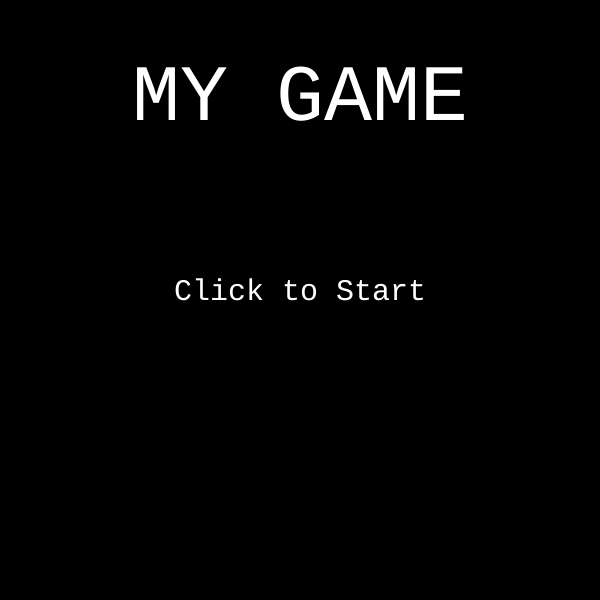
Frame 1 (no input)
Frame 60 (no input): identical to frame 1, image omitted
Frame 120 (the mouse pressed at the canvas centre since frame 60): identical to frame 1, image omitted

The p5.js sketch that drew this single still picture (run headless with seeded random() and noise() and a simulated clock; from frame 60 on, the mouse is pressed at the canvas centre):

// p5.js sketch
// ── sketch.js
'use strict';
let cnv;
let state = 'title';
let points = 0;
let w = 600;
let h = 600;
let player;
let coin;

function setup() {
  cnv = createCanvas(600, 600);
  textFont('monospace');
  player = new Player();
  coin = new Coin();
}

function draw() {
  switch (state){
    case 'title':
      title();
      cnv.mouseClicked(titleMouseClicked);
    break;
    case 'level 1':
      level1();
      cnv.mouseClicked(level1MouseClicked);
    break;
    case 'win':
      win();
      cnv.mouseClicked(WinMouseClicked);
    break;
    default:
    break;
  }

//   if (state === 'title'){
//     title();
//     cnv.mouseClicked(titleMouseClicked);
//   } else if (state === 'level 1'){
//     level1();
//     cnv.mouseClicked(level1MouseClicked);
//   }
}

function keyPressed() {
  if (key == 'w'){
    player.direction = 'up'
  } else if (key == 's'){
    player.direction = 'down'
  } else if (key == 'd'){
    player.direction = 'right'
  } else if (key == 'a'){
    player.direction = 'left'
  } else if (key == ' '){
    player.direction = 'still'
  }

}

function title() {
  background('#000000');
  textSize(80);
  textAlign(CENTER);
  fill(255);
  text('MY GAME', w/2, h/5);

  textSize(30);
  text('Click to Start', w/2, h/2);
}

function titleMouseClicked() {
  console.log('title is clicked');
  state = 'level 1'
}

function level1() {
  background(50, 150, 200);
  text('click for points', w/2, h/5);
  player.display();
  player.move();
  coin.display();
  coin.move();
}

function level1MouseClicked() {
  points ++;
  console.log('ponits = ' + points)
  if (points >= 10){
    state = 'win'
  }
}

function win() {
  background(225, 50, 80);
  textSize(80);
  text('YOU WON', w/2, h/5);

  textSize(30);
  text('Click to Restart', w/2, h/2);
}

function WinMouseClicked() {
  state = 'level 1';
  points = 0;
}
// ── coin.js
class Coin {
    constructor() {
        this.r = 50;
        this.x = random(w);
        this.y = 0 - this.r;
    }

    display() {
        rect(this.x, this.y, this.r, this.r);
    }

    move() {
        this.y++;
    }
}
// ── player.js

class Player {
    constructor(){
        this.r = 60;
        this.x = w / 2;
        this.y = h - this.r;
        this.speed = 2
        this.direction = 'still'
    }

    display() {
        rect(this.x, this.y, this.r, this.r);
    }

    move() {
        switch(this.direction){
            case 'still':    
            break;
            case 'up':
                this.y -= this.speed;
            break;
            case 'down':  
                this.y += this.speed;
            break;
            case 'right':
                this.x += this.speed;
            break;
            case 'left':
                this.x -= this.speed;
            break;
        }
    }
}
// ── style.css
html, body {
  margin: 0;
  padding: 0;
}

canvas {
  display: block;
  margin: 100px auto;
}
